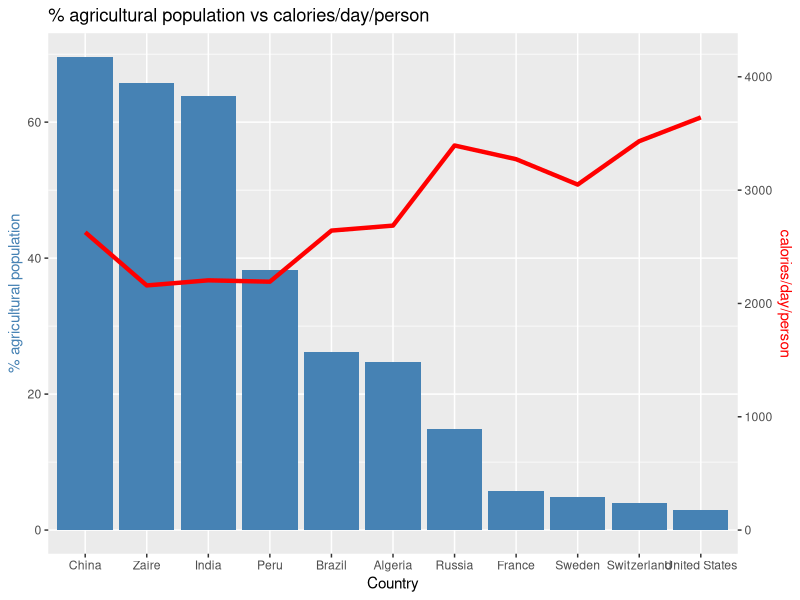
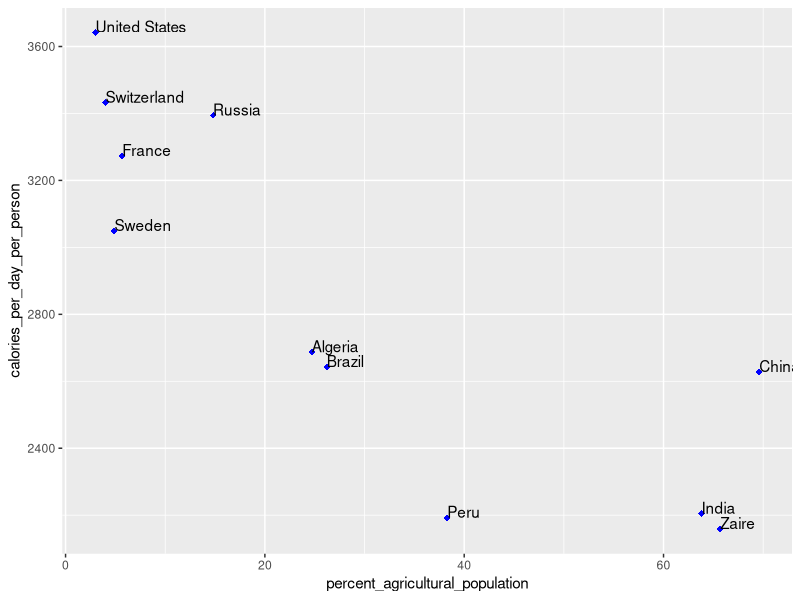
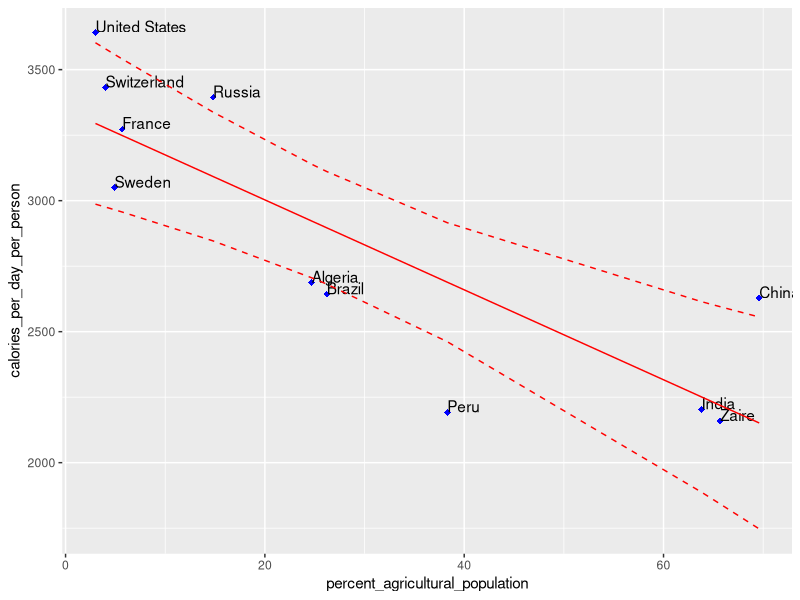

Source code (R) for these figures, in order:
## ---- chunk 1
library(ggplot2)
library(tidyverse)
## ---- chunk 2
dat = read.csv('data_ex1.csv')
dat
attach(dat)
## ---- chunk 3
p=ggplot(data = dat,aes(x = reorder(country, -percent_agricultural_population))) +
  geom_col(aes(y=percent_agricultural_population,group = 1), fill="steelblue") +
  geom_line(aes(y=calories_per_day_per_person/60,group = 1),colour="red",size=1.5) +
  scale_y_continuous(sec.axis = sec_axis(~.*60, name = "calories/day/person"))+
  labs(y = "% agricultural population", x = "Country") +
  theme(
    axis.title.y = element_text(color = "steelblue"),
    axis.title.y.right = element_text(color = "red")
  ) +
  ggtitle("% agricultural population vs calories/day/person ")
p
## ---- chunk 4
ggplot(data = dat,aes(x=percent_agricultural_population,y=calories_per_day_per_person)) + 
  geom_point(shape=18,color="blue",size=2)+
  geom_text(aes(label=country),hjust=0, vjust=0)
## ---- chunk 5
LM = lm(calories_per_day_per_person~percent_agricultural_population)
LM$coefficients
## ---- chunk 6
summary(LM)
## ---- chunk 7
pred = predict(LM, dat,interval="confidence")
## ---- chunk 8
dat2 = cbind(dat,pred)
ggplot(data=dat2 ) + 
  geom_point(aes(x=percent_agricultural_population, y=calories_per_day_per_person),shape=18,color="blue",size=2)+
  geom_text(aes(x=percent_agricultural_population, y=calories_per_day_per_person,label=country),hjust=0, vjust=0)+
  geom_line(aes(x=percent_agricultural_population, y=fit),col="red") + 
  geom_line(aes(x=percent_agricultural_population, y=lwr),linetype = "dashed",col="red") + 
  geom_line(aes(x=percent_agricultural_population, y=upr),linetype = "dashed",col="red")
